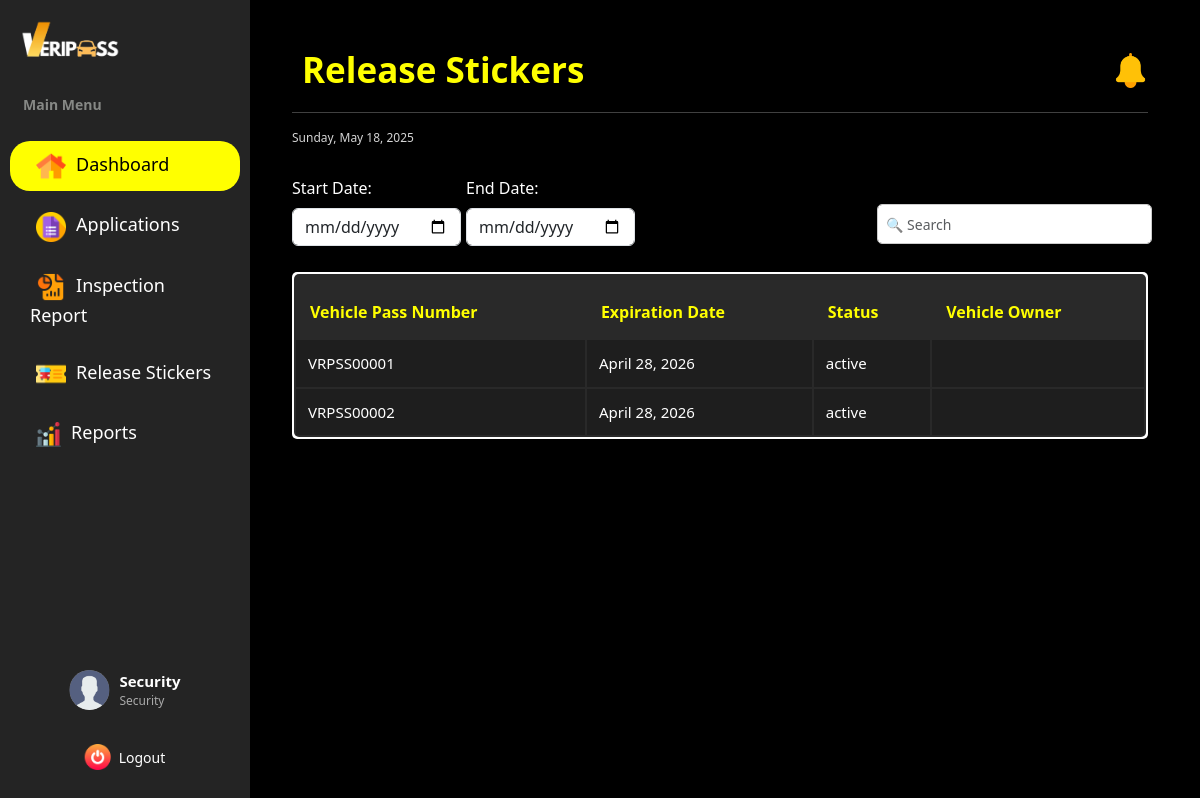
The app's page /dashboard/security/manage_stickers (signed in), older data.
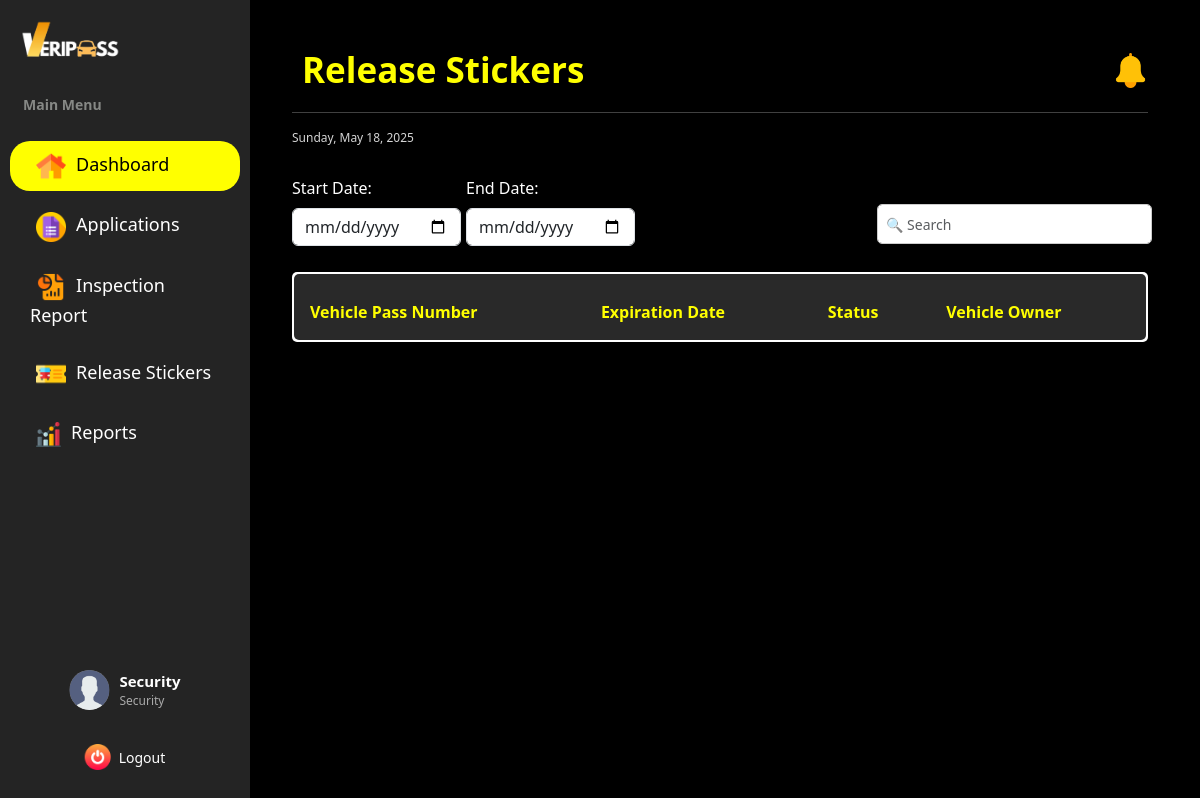
The same page, newer data.
### vehicle_pass/models.py (models this page shows, shortened)
class BaseModel(models.Model):
    created_at = models.DateTimeField(auto_now_add=True, db_index=True)
    updated_at = models.DateTimeField(auto_now=True)
    class Meta:
        abstract = True

class VehiclePass(BaseModel):
    STATUS_CHOICES = [
        ('active', 'Active'),
        ('inactive', 'Inactive'),
        ('revoked', 'Revoked')
    ]
    vehicle = models.OneToOneField(Vehicle, on_delete=models.CASCADE)
    passNumber = models.CharField(max_length=10)
    passExpire = models.DateField()
    claim_date = models.DateField()
    status = models.CharField(max_length=10, choices=STATUS_CHOICES)

### vehicle_pass/views.py (the view)
# urls.py: path("dashboard/security/manage_stickers", SecurityViewStickers.as_view() , name="security_manage_stickers"),
class SecurityViewStickers(CustomLoginRequiredMixin, ListView):
    model = VehiclePass
    template_name = 'Security Dashboard/Security_Release_Stickers.html'
    context_object_name = 'stickers'
    paginate_by = 5

### vehicle_pass/authentication.py (called while the page is built)
    def dispatch(self, request, *args, **kwargs):
        if not request.session.get("user_id"): #overrides the django dispatch
            return redirect("login")  #redirect to login if no active on session
        return super().dispatch(request, *args, **kwargs)

### vehicle_pass/context_processors.py (called while the page is built)
def admin_user_context(request):
    if hasattr(request, 'session') and 'user_id' in request.session:
        try:
            user_id = request.session.get('user_id')
            admin_user = UserProfile.objects.get(id=user_id, role='admin')
            admin_name = f"{admin_user.firstname} {admin_user.lastname}"
        except Exception as e:
            admin_name = "Admin"
    else:
        admin_name = "Not Logged In"
    return {'admin_name': admin_name}

def default_user_context(request):
    if hasattr(request, 'session') and 'user_id' in request.session:
        try:
            user_id = request.session.get('user_id')
            default_user = UserProfile.objects.get(id=user_id, role='user')
            user_name = f"{default_user.firstname} {default_user.lastname}"
        except Exception as e:
            user_name = "User"
    else:
        user_name = "Not Logged In"
    return {'user_name': user_name}

### templates/Security Dashboard/Security_Release_Stickers.html (shortened to what this page needs)
{% extends "includes/security_sidebar.html" %}
{% load static %}
{% block extra_css %}
    <link rel="stylesheet" href="{% static 'css/security-dashboard-style.css' %}">
    <link rel="stylesheet" href="{% static 'css/sidebar.css' %}">
{% endblock %}
{% block content %}
<div class="main-content flex-grow-1 ms-uto">
    <div class="container-fluid py-1">
            <div class="d-flex flex-column flex-md-row justify-content-between align-items-start align-items-md-center mb-3">
                <h2 class="title mb-3 mb-md-0">Release Stickers</h2>
                <div class="d-flex align-items-center gap-3">
                    <a href="Announcements.html" class="text-decoration-none text-light position-relative">
                        <img src="{% static 'images/notification.png' %}" alt="Notifications" width="35" height="35">
                    </a>
                </div>
            </div>
        <hr>
        <small><span id="date"></span></small>
        <br>
        <div class="filter-container">
            <div class="mb-3">
                <label for="start-date" class="form-label">Start Date:</label>
                <input type="date" id="start-date" class="form-control">
            </div>
            <div class="mb-3">
                <label for="end-date" class="form-label">End Date:</label>
                <input type="date" id="end-date" class="form-control">
            </div>
            <input class="position-absolute end-0 bottom-10 form-control w-20 me-5 mb-auto" type="text" id="search-bar" placeholder="🔍 Search">
        </div>
        <section class="table-container">
            <table class="release-table">
                <thead>
                    <tr>
                        <th>Vehicle Pass Number</th>
                        <th>Expiration Date</th>
                        <th>Status</th>
                        <th>Vehicle Owner</th>
                    </tr>
                </thead>
                <tbody>
                {% for sticker in stickers %}
                  <tr>
                    <td>{{ sticker.passNumber }}</td>
                    <td>{{ sticker.passExpire }}</td>
                    <td>{{ sticker.status }}</td>
                    <td>
                    </td>
                  </tr>
                  {% endfor %}
                </tbody>
            </table>
        </section>
    </div>
</div>
{% endblock %}

Row changes from the older to the newer data that the page shows:
removed VehiclePass: passNumber "VRPSS00001", passExpire "April 28, 2026", status "active"
removed VehiclePass: passNumber "VRPSS00002", passExpire "April 28, 2026", status "active"
